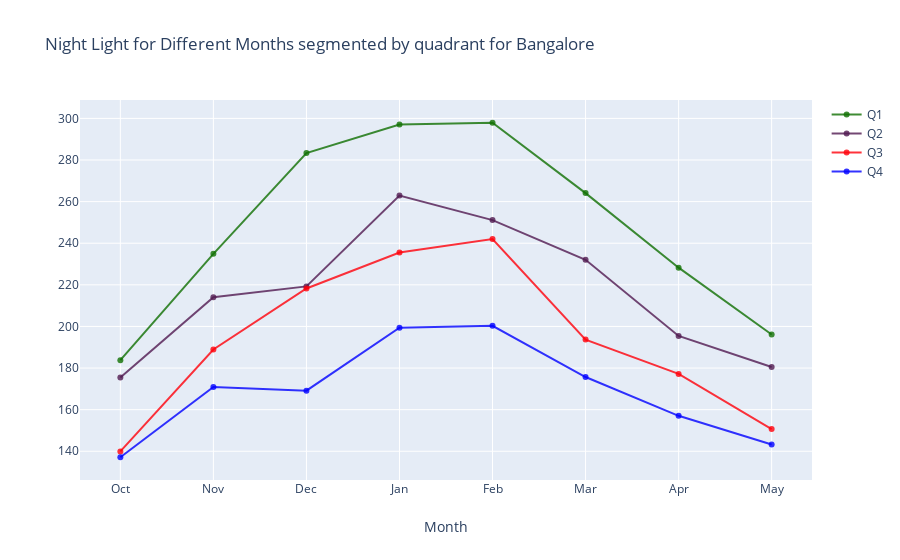

This figure's notebook cell:
### Code cell
trace1 = go.Scatter(
                    x = months,
                    y = q1_mean,
                    mode = "lines+markers",
                    name = "Q1",
                    marker = dict(color = 'rgba(16, 112, 2, 0.8)'),
                    text= 'Q1')
# Creating trace2
trace2 = go.Scatter(
                    x = months,
                    y = q2_mean,
                    mode = "lines+markers",
                    name = "Q2",
                    marker = dict(color = 'rgba(80, 26, 80, 0.8)'),
                    text= 'Q2')

trace3 = go.Scatter(
                    x = months,
                    y = q3_mean,
                    mode = "lines+markers",
                    name = "Q3",
                    marker = dict(color = 'rgba(255, 0, 10, 0.8)'),
                    text= 'Q3')

trace4 = go.Scatter(
                    x = months,
                    y = q4_mean,
                    mode = "lines+markers",
                    name = "Q4",
                    marker = dict(color = 'rgba(0, 0, 255, 0.8)'),
                    text= 'Q4')

data = [trace1, trace2, trace3, trace4]
layout = dict(title = 'Night Light for Different Months segmented by quadrant for Bangalore',
              xaxis= dict(title= 'Month',ticklen= 5,zeroline= False)
             )
fig = dict(data = data, layout = layout)
iplot(fig)

### Figure 1 — Plotly figure (JSON) as saved in the notebook; plotly's stock layout.template omitted (floating-point values rounded to 4 significant figures)
{"data": [{"marker": {"color": "rgba(16, 112, 2, 0.8)"}, "mode": "lines+markers", "name": "Q1", "text": "Q1", "type": "scatter", "x": ["Oct", "Nov", "Dec", "Jan", "Feb", "Mar", "Apr", "May"], "y": [183.8, 234.9, 283.3, 297.1, 297.9, 264.1, 228.2, 196.2]}, {"marker": {"color": "rgba(80, 26, 80, 0.8)"}, "mode": "lines+markers", "name": "Q2", "text": "Q2", "type": "scatter", "x": ["Oct", "Nov", "Dec", "Jan", "Feb", "Mar", "Apr", "May"], "y": [175.4, 214.1, 219.2, 262.9, 251.1, 232.0, 195.4, 180.5]}, {"marker": {"color": "rgba(255, 0, 10, 0.8)"}, "mode": "lines+markers", "name": "Q3", "text": "Q3", "type": "scatter", "x": ["Oct", "Nov", "Dec", "Jan", "Feb", "Mar", "Apr", "May"], "y": [139.9, 188.9, 218.3, 235.6, 242.0, 193.7, 177.2, 150.7]}, {"marker": {"color": "rgba(0, 0, 255, 0.8)"}, "mode": "lines+markers", "name": "Q4", "text": "Q4", "type": "scatter", "x": ["Oct", "Nov", "Dec", "Jan", "Feb", "Mar", "Apr", "May"], "y": [137.1, 170.9, 169.1, 199.4, 200.3, 175.7, 157.0, 143.2]}], "layout": {"title": {"text": "Night Light for Different Months segmented by quadrant for Bangalore"}, "xaxis": {"ticklen": 5, "title": {"text": "Month"}, "zeroline": false}}}
